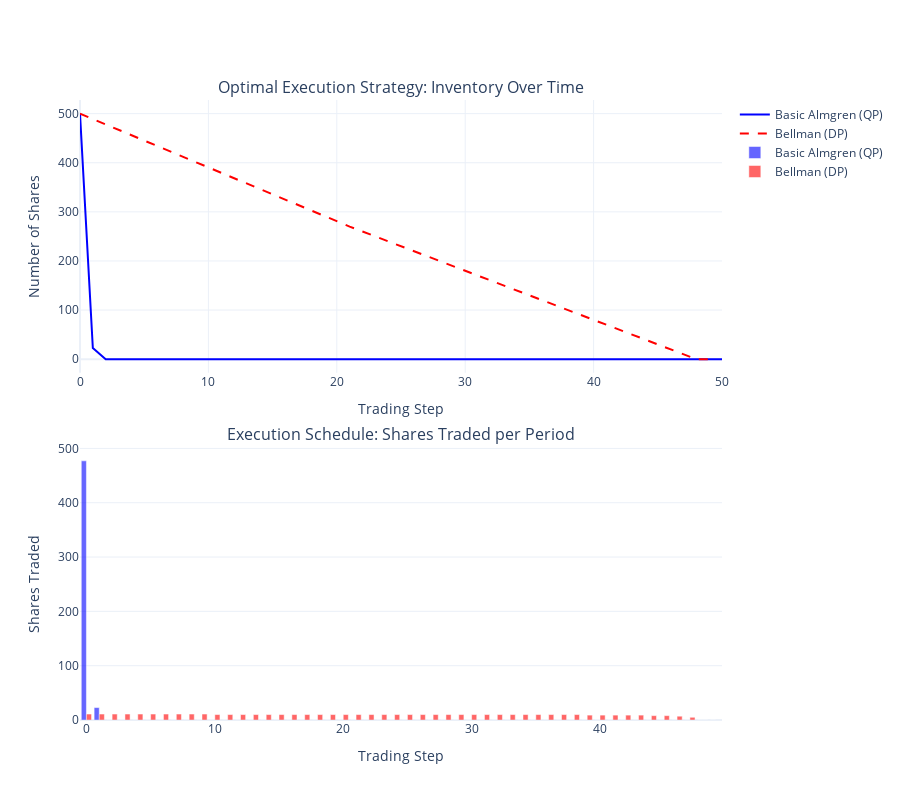

Write notebook code for a chart like this one.
### Markdown cell above
## Section 4: Visualize Results

Plot the optimal execution strategies from both methods to compare their behavior.

### Code cell
# Create interactive visualizations comparing both methods using Plotly
fig = make_subplots(
    rows=2, cols=1,
    subplot_titles=('Optimal Execution Strategy: Inventory Over Time',
                    'Execution Schedule: Shares Traded per Period'),
    specs=[[{'type': 'scatter'}],
           [{'type': 'bar'}]],
    vertical_spacing=0.12
)

# Plot 1: Inventory over time
fig.add_trace(
    go.Scatter(
        x=list(range(len(inventory_basic))),
        y=inventory_basic,
        mode='lines',
        name='Basic Almgren (QP)',
        line=dict(color='blue', width=2),
        showlegend=True
    ),
    row=1, col=1
)

fig.add_trace(
    go.Scatter(
        x=list(range(len(inventory_bellman))),
        y=inventory_bellman.flatten(),
        mode='lines',
        name='Bellman (DP)',
        line=dict(color='red', width=2, dash='dash'),
        showlegend=True
    ),
    row=1, col=1
)

# Plot 2: Trades per period (grouped bar chart)
opt_sale_bellman_flat = np.asarray(opt_sale_bellman).flatten()[:len(opt_sale_basic)]
x_pos = list(range(len(opt_sale_basic)))

fig.add_trace(
    go.Bar(
        x=x_pos,
        y=opt_sale_basic,
        name='Basic Almgren (QP)',
        marker=dict(color='blue'),
        opacity=0.6,
        showlegend=True
    ),
    row=2, col=1
)

fig.add_trace(
    go.Bar(
        x=x_pos,
        y=opt_sale_bellman_flat,
        name='Bellman (DP)',
        marker=dict(color='red'),
        opacity=0.6,
        showlegend=True
    ),
    row=2, col=1
)

# Update layout
fig.update_xaxes(title_text='Trading Step', row=1, col=1)
fig.update_yaxes(title_text='Number of Shares', row=1, col=1)

fig.update_xaxes(title_text='Trading Step', row=2, col=1)
fig.update_yaxes(title_text='Shares Traded', row=2, col=1)

fig.update_layout(
    height=800,
    hovermode='x unified',
    template='plotly_white',
    barmode='group'
)

fig.show()

print("Interactive visualization complete!")

### Figure 1 — Plotly figure (JSON) as saved in the notebook; plotly's stock layout.template omitted (floating-point values rounded to 4 significant figures)
{"data": [{"line": {"color": "blue", "width": 2}, "mode": "lines", "name": "Basic Almgren (QP)", "showlegend": true, "type": "scatter", "x": [0, 1, 2, 3, 4, 5, 6, 7, 8, 9, 10, 11, 12, 13, 14, 15, 16, 17, 18, 19, 20, 21, 22, 23, 24, 25, 26, 27, 28, 29, 30, 31, 32, 33, 34, 35, 36, 37, 38, 39, 40, 41, 42, 43, 44, 45, 46, 47, 48, 49, 50], "xaxis": "x", "y": [500, 22.88, -5.684e-14, -5.684e-14, -5.697e-14, -5.711e-14, -5.711e-14, -5.764e-14, -5.801e-14, -5.826e-14, -5.826e-14, -5.839e-14, -5.84e-14, -5.84e-14, -5.85e-14, -5.858e-14, -5.858e-14, -5.86e-14, -5.869e-14, -5.869e-14, -5.879e-14, -5.879e-14, -5.879e-14, -5.887e-14, -5.898e-14, -5.908e-14, -5.925e-14, -5.944e-14, -5.957e-14, -5.976e-14, -5.985e-14, -5.994e-14, -6e-14, -6.015e-14, -6.015e-14, -6.031e-14, -6.044e-14, -6.044e-14, -6.044e-14, -6.051e-14, -6.068e-14, -6.09e-14, -6.105e-14, -6.105e-14, -6.118e-14, -6.124e-14, -6.134e-14, -6.137e-14, -6.137e-14, -6.155e-14, -6.155e-14], "yaxis": "y"}, {"line": {"color": "red", "dash": "dash", "width": 2}, "mode": "lines", "name": "Bellman (DP)", "showlegend": true, "type": "scatter", "x": [0, 1, 2, 3, 4, 5, 6, 7, 8, 9, 10, 11, 12, 13, 14, 15, 16, 17, 18, 19, 20, 21, 22, 23, 24, 25, 26, 27, 28, 29, 30, 31, 32, 33, 34, 35, 36, 37, 38, 39, 40, 41, 42, 43, 44, 45, 46, 47, 48, 49], "xaxis": "x", "y": [500, 489, 478, 467, 456, 445, 434, 423, 412, 401, 390, 379, 368, 357, 346, 335, 324, 313, 302, 291, 280, 270, 260, 250, 240, 230, 220, 210, 200, 190, 180, 170, 160, 150, 140, 130, 120, 110, 100, 90, 80, 70, 60, 50, 40, 30, 20, 10, 0, 0], "yaxis": "y"}, {"marker": {"color": "blue"}, "name": "Basic Almgren (QP)", "opacity": 0.6, "showlegend": true, "type": "bar", "x": [0, 1, 2, 3, 4, 5, 6, 7, 8, 9, 10, 11, 12, 13, 14, 15, 16, 17, 18, 19, 20, 21, 22, 23, 24, 25, 26, 27, 28, 29, 30, 31, 32, 33, 34, 35, 36, 37, 38, 39, 40, 41, 42, 43, 44, 45, 46, 47, 48, 49], "xaxis": "x2", "y": [477.1, 22.88, 0.0, 1.271e-16, 1.41e-16, 0.0, 5.295e-16, 3.734e-16, 2.469e-16, 0.0, 1.253e-16, 1.331e-17, 0.0, 1.01e-16, 7.844e-17, 0.0, 2.298e-17, 8.476e-17, 0.0, 1.028e-16, 0.0, 0.0, 7.849e-17, 1.131e-16, 9.93e-17, 1.687e-16, 1.912e-16, 1.27e-16, 1.895e-16, 9.755e-17, 8.367e-17, 6.111e-17, 1.548e-16, 0.0, 1.53e-16, 1.322e-16, 0.0, 0.0, 6.978e-17, 1.687e-16, 2.19e-16, 1.496e-16, 0.0, 1.322e-16, 6.283e-17, 9.752e-17, 3.333e-17, 2.108e-18, 1.738e-16, 0.0], "yaxis": "y2"}, {"marker": {"color": "red"}, "name": "Bellman (DP)", "opacity": 0.6, "showlegend": true, "type": "bar", "x": [0, 1, 2, 3, 4, 5, 6, 7, 8, 9, 10, 11, 12, 13, 14, 15, 16, 17, 18, 19, 20, 21, 22, 23, 24, 25, 26, 27, 28, 29, 30, 31, 32, 33, 34, 35, 36, 37, 38, 39, 40, 41, 42, 43, 44, 45, 46, 47, 48, 49], "xaxis": "x2", "y": [11, 11, 11, 11, 11, 11, 11, 11, 11, 11, 10, 10, 10, 10, 10, 10, 10, 10, 10, 10, 10, 10, 10, 10, 10, 10, 10, 10, 10, 10, 10, 10, 10, 10, 10, 10, 10, 10, 10, 9, 9, 9, 9, 9, 8, 8, 7, 5, 0], "yaxis": "y2"}], "layout": {"annotations": [{"font": {"size": 16}, "showarrow": false, "text": "Optimal Execution Strategy: Inventory Over Time", "x": 0.5, "xanchor": "center", "xref": "paper", "y": 1, "yanchor": "bottom", "yref": "paper"}, {"font": {"size": 16}, "showarrow": false, "text": "Execution Schedule: Shares Traded per Period", "x": 0.5, "xanchor": "center", "xref": "paper", "y": 0.44, "yanchor": "bottom", "yref": "paper"}], "barmode": "group", "height": 800, "hovermode": "x unified", "xaxis": {"anchor": "y", "domain": [0, 1], "title": {"text": "Trading Step"}}, "xaxis2": {"anchor": "y2", "domain": [0, 1], "title": {"text": "Trading Step"}}, "yaxis": {"anchor": "x", "domain": [0.56, 1], "title": {"text": "Number of Shares"}}, "yaxis2": {"anchor": "x2", "domain": [0, 0.44], "title": {"text": "Shares Traded"}}}}
